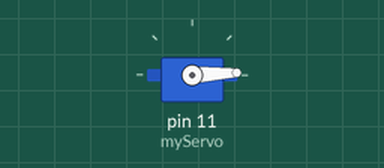
This sketch was run on a simulated Arduino Uno, built with avr-gcc and run on an emulated ATmega328P. On the bench: servo.

Above: at 0.05 s.
At 1.3 s:
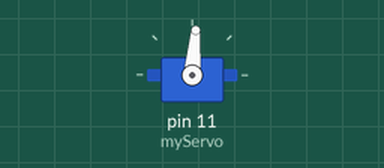
At 2.6 s:
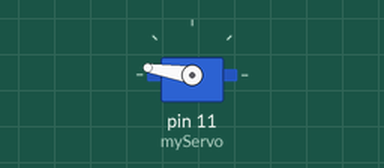
At 5.2 s:
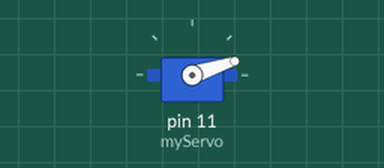
Timing chart, 0 to 7.1 s (numbered marks = the images above):
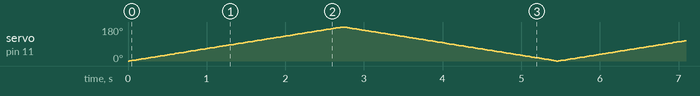

The sketch:

_5_Servo.ino
```cpp
#include <Servo.h>

Servo myServo;

int pos;

void setup() {
  myServo.attach(11);
}

void loop() {
  for (pos = 0; pos <= 180; pos += 1) {
    myServo.write(pos);
    delay(15);
  }
  for (pos = 180; pos >= 0; pos -= 1) {
    myServo.write(pos);
    delay(15);
  }

}
```
